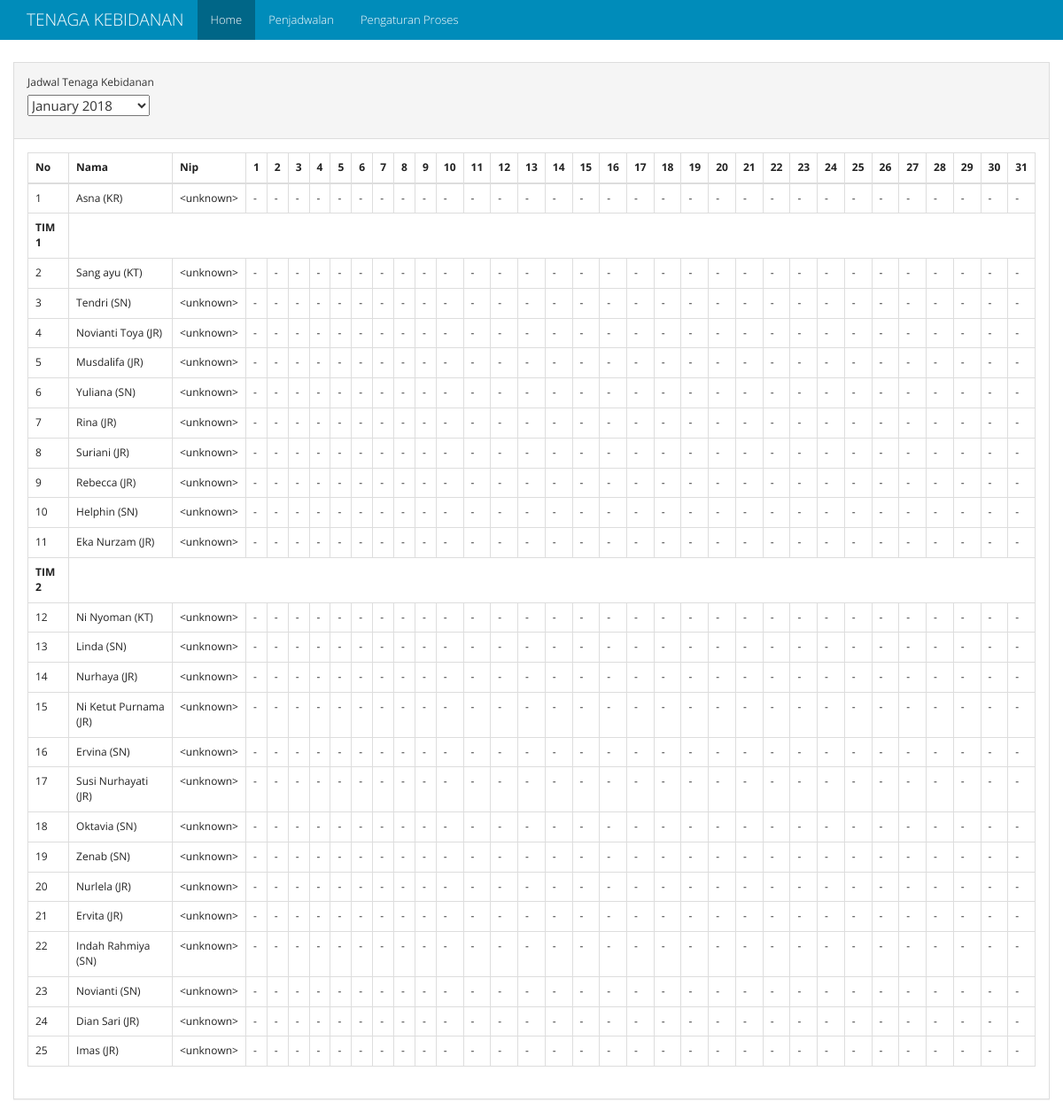
The page / on the database its author committed.
### models.py (models this page shows, shortened)
class Schedules(db.Model):
    id = db.Column(db.Integer, primary_key=True)
    periode_id = db.Column(db.Integer, db.ForeignKey("periode.id"), nullable=False)
    bidan_id = db.Column(db.Integer, db.ForeignKey("bidan.id"), nullable=False)
    name = db.Column(db.String(50), nullable=False)
    nip = db.Column(db.String(20), nullable=True)
    officer = db.Column(db.String(20), nullable=False)
    tim = db.Column(db.String(10), nullable=False)
    shift = db.Column(db.Text, default="", nullable=True)
    rest_shift = db.Column(db.Text, default="", nullable=True)

### views.py (the view)
@app.route("/", methods=['GET', 'POST'])
def homepage():
    table_query = Schedules.query \
        .join(Periode) \
        .add_columns(Schedules.id.label("schedule_id"), Schedules.officer, Schedules.nip, Schedules.name, Schedules.shift, Schedules.rest_shift, Schedules.tim, Periode.id, Periode.periode)
    table_periode = table_query.order_by(Periode.periode.desc()).group_by(Periode.periode).all()
    list_periode = []
    for periode in table_periode:
        pr = {}
        pr["id"] = periode.periode.strftime("%Y-%m-%d")
        pr["periode"] = periode.periode.strftime("%B %Y")
        list_periode.append(pr)
    if request.method == 'POST':
        periode_periode = request.form["select-periode"]
    else:
        periode_periode = list_periode[0]["id"]
    periode_split = periode_periode.split("-")
    periode_date = datetime.date(int(periode_split[0]), int(periode_split[1]), 1)
    days = calendar.monthrange(periode_date.year, periode_date.month)[1]
    periode_schedule = {"kr": shift_list(table_query.filter(Schedules.officer == "KR").filter(Periode.periode == periode_date).all()),
             "kt1": shift_list(table_query.filter((Schedules.officer == "KT") & (Schedules.tim == "tim1")).filter(Periode.periode == periode_date).all()),
             "kt2": shift_list(table_query.filter((Schedules.officer == "KT") & (Schedules.tim == "tim2")).filter(Periode.periode == periode_date).all()),
             "tim1": shift_list(table_query.filter((Schedules.tim == "tim1") & (Schedules.officer != "KT")).filter(Periode.periode == periode_date).order_by(Schedules.bidan_id.asc()).all()),
             "tim2": shift_list(table_query.filter((Schedules.tim == "tim2") & (Schedules.officer != "KT")).filter(Periode.periode == periode_date).order_by(Schedules.bidan_id.asc()).all())}
    return render_template('home.html', periode=list_periode, table=periode_schedule, periode_value=periode_periode, days=days)

### views.py (called while the page is built)
def shift_list(obj):
    new_obj = []
    for result in obj:
        temp_obj = {}
        temp_obj["id"] = result.id
        temp_obj["name"] = result.name
        temp_obj["officer"] = result.officer
        temp_obj["tim"] = result.tim
        temp_obj["nip"] = result.nip
        shift = ''.join(result.shift.split())
        if shift != "" and shift != "CLEAR":
            temp_obj["shift"] = result.shift.split(",")
        else:
            temp_obj["shift"] = None
        rest_shift = ''.join(result.rest_shift.split())
        if rest_shift != "" and rest_shift != "CLEAR":
            temp_obj["rest_shift"] = result.rest_shift.split(",")
        else:
            temp_obj["rest_shift"] = None
        temp_obj["schedule_id"] = result.schedule_id
        new_obj.append(temp_obj)
    return  new_obj

### templates/home.html (shortened to what this page needs)
{% extends "base.html" %}
{% from "macro/shift_element.html" import shift_element %}
{% block class_container %}container-fluid{% endblock %}
{% block nav_home %} active {% endblock %}
{%  block content %}
<div class="panel panel-default">
		  <div class="panel-heading">
		  	  <div class="form-group">
		    <label for="select-periode">Jadwal Tenaga Kebidanan</label>
				  <form action="/" id="form-periode" class="form form-horizontal" method="post">
					  <select  name="select-periode" id="select-periode">
						{% for pr in periode %}
							<option value="{{pr['id']}}">{{pr['periode']}}</option>
						{% endfor %}
					  </select>
				  </form>
		  </div>
		  </div>
		  <div class="panel-body">
                <table class="table table-bordered table-responsive">
                  <thead>
                    <tr>
                      <th>No</th>
                      <th>Nama</th>
                      <th>Nip</th>
                      {% for i in range(days) %}
                        <th>{{loop.index}}</th>
                      {% endfor %}
                    </tr>
                  </thead>
                  <tbody>
                    <tr>
                      <td class="table-number">-</td>
                      {% for table in table['kr'] %}
                          <td>{{ table.name }} ({{table.officer}})</td>
                          <td>{{ table.nip|default('<unknown>', True) }}</td>
                          {{ shift_element(table,days) }}
                      {% endfor %}
                    </tr>
                    <tr>
                      <td><strong>TIM 1</strong></td>
                    </tr>
                    <tr>
                      <td class="table-number">-</td>
                      {% for table in table['kt1'] %}
                          <td>{{ table.name }} ({{table.officer}})</td>
                          <td>{{ table.nip|default('<unknown>', True) }}</td>
                          {{ shift_element(table,days) }}
                      {% endfor %}
                    </tr>
                    {% for table in table['tim1'] %}
                      <tr>
                          <td class="table-number">-</td>
                          <td>{{ table.name }} ({{table.officer}})</td>
                          <td>{{ table.nip|default('<unknown>', True) }}</td>
                          {{ shift_element(table,days) }}
                      </tr>
                    {% endfor %}
                    <tr>
                      <td><strong>TIM 2</strong></td>
                    </tr>
                    <tr>
                      <td class="table-number">-</td>
                      {% for table in table['kt2'] %}
                          <td>{{ table.name }} ({{table.officer}})</td>
                          <td>{{ table.nip|default('<unknown>', True) }}</td>
                          {{ shift_element(table,days) }}
                      {% endfor %}
                    </tr>
                    {% for table in table['tim2'] %}
                      <tr>
                          <td class="table-number">-</td>
                          <td>{{ table.name }} ({{table.officer}})</td>
                          <td>{{ table.nip|default('<unknown>', True) }}</td>
                          {{ shift_element(table,days) }}
                      </tr>
                    {% endfor %}
                  </tbody>
                </table>
		  </div>
		</div>
{% endblock %}

### templates/base.html (shortened to what this page needs)
<!DOCTYPE html>
<html lang="en">
<head>
    <link rel="stylesheet" href="{{ url_for('static', filename='css/bootstrap.min.css')}}">
    <link rel="stylesheet" href="{{ url_for('static', filename='css/font-awesome.css')}}">
</head>
<body>
<nav class="navbar navbar-inverse navbar-fixed-top">
    <div class="container">
        <div class="navbar-header">
            <a class="navbar-brand" href="#">{% block branding %}TENAGA KEBIDANAN{% endblock %}</a>
        </div>
        <div id="navbar" class="collapse navbar-collapse">
            <ul class="nav navbar-nav">
                <li class="{% block nav_home %}{% endblock %}"><a href="{{ url_for('homepage') }}">Home</a></li>
                <li class="{% block nav_penjadwalan %}{% endblock %}"><a href="{{ url_for('penjadwalan') }}">Penjadwalan</a></li>
                <li class="{% block nav_setting %}{% endblock %}"><a href="{{ url_for('setting') }}">Pengaturan Proses</a></li>
            </ul>
        </div>
    </div>
</nav>
<div class="{% block class_container %}container{% endblock %}" style="margin-top: 70px;">
    {% block content %}
    {% endblock %}
</div>
</body>
</html>

### templates/macro/shift_element.html (shortened to what this page needs)
{% macro shift_element(table,days) %}
  {% set rest_len = 0 %}
  {% if table.shift %}
  	{% set n = rest_len-1 %}
    {% for i in range(days-rest_len) %}
        {% if table.shift[n] %}
            <td>{{table.shift[n+loop.index]}}</td>
        {% else %}
            <td>-</td>
        {% endif %}
    {% endfor %}
  {% else %}
    {% for i in range(days-rest_len) %}
        <td>-</td>
    {% endfor %}
  {% endif %}
{% endmacro %}

### rows shown on the page
Schedules: name "Asna", officer "KR", nip "<unknown>"
Schedules: name "Sang ayu", officer "KT", nip "<unknown>"
Schedules: name "Tendri", officer "SN", nip "<unknown>"
Schedules: name "Novianti Toya", officer "JR", nip "<unknown>"
Schedules: name "Musdalifa", officer "JR", nip "<unknown>"
Schedules: name "Yuliana", officer "SN", nip "<unknown>"
Schedules: name "Rina", officer "JR", nip "<unknown>"
Schedules: name "Suriani", officer "JR", nip "<unknown>"
Schedules: name "Rebecca", officer "JR", nip "<unknown>"
Schedules: name "Helphin", officer "SN", nip "<unknown>"
Schedules: name "Eka Nurzam", officer "JR", nip "<unknown>"
Schedules: name "Ni Nyoman", officer "KT", nip "<unknown>"
Schedules: name "Linda", officer "SN", nip "<unknown>"
Schedules: name "Nurhaya", officer "JR", nip "<unknown>"
Schedules: name "Ni Ketut Purnama", officer "JR", nip "<unknown>"
Schedules: name "Ervina", officer "SN", nip "<unknown>"
Schedules: name "Susi Nurhayati", officer "JR", nip "<unknown>"
Schedules: name "Oktavia", officer "SN", nip "<unknown>"
Schedules: name "Zenab", officer "SN", nip "<unknown>"
Schedules: name "Nurlela", officer "JR", nip "<unknown>"
Schedules: name "Ervita", officer "JR", nip "<unknown>"
Schedules: name "Indah Rahmiya", officer "SN", nip "<unknown>"
Schedules: name "Novianti", officer "SN", nip "<unknown>"
Schedules: name "Dian Sari", officer "JR", nip "<unknown>"
Schedules: name "Imas", officer "JR", nip "<unknown>"

### other values the page prints
form field select-periode "January 2018"
